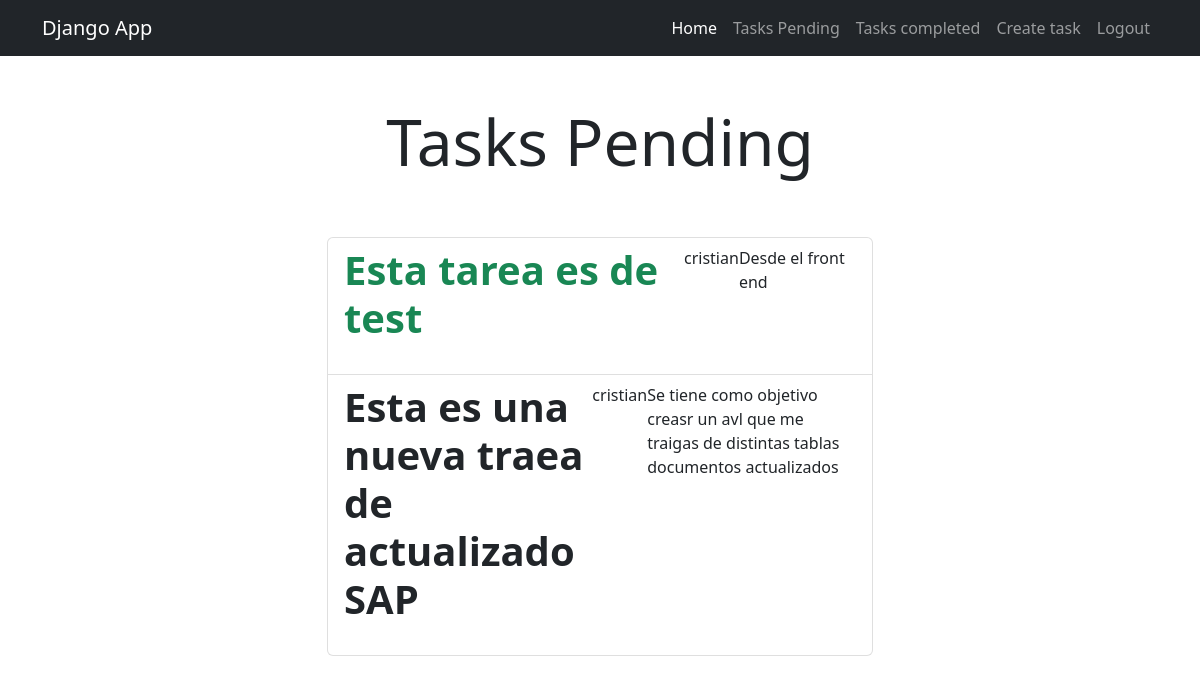
Page /tasks/ (signed in) on the earlier database version.
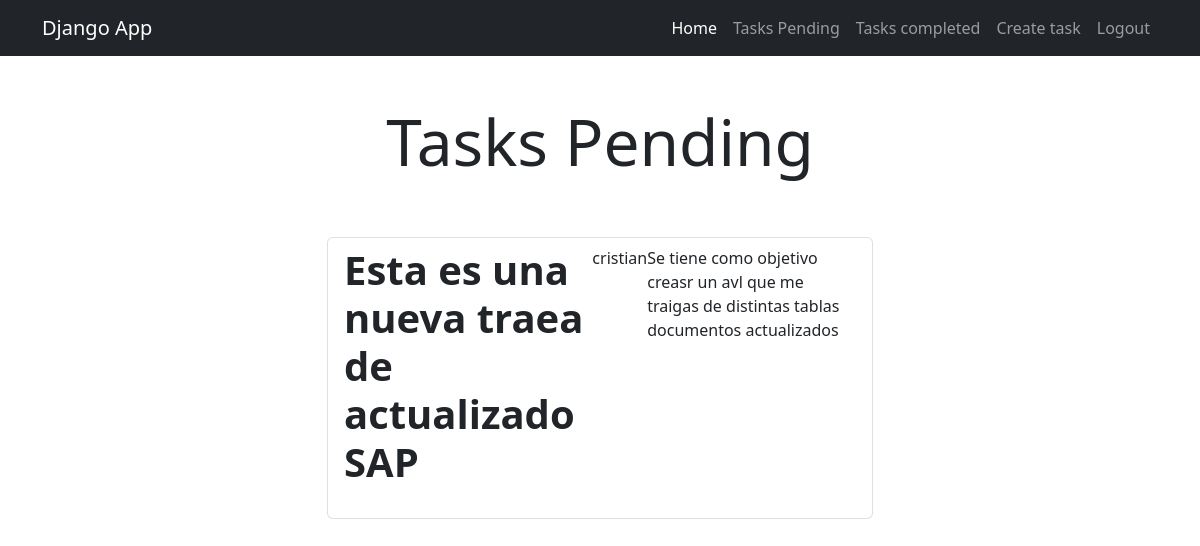
Same page on the later database version.
### tasks/models.py (models this page shows, shortened)
class Task(models.Model):
     title = models.CharField(max_length=100)
     description = models.TextField(blank=True)
     created = models.DateTimeField(auto_now_add=True)
     datecompleted = models.DateTimeField(null=True,blank=True)
     important = models.BooleanField(default=False)
     user = models.ForeignKey(User, on_delete=models.CASCADE)

### tasks/views.py (the view)
# urls.py: path('tasks/', views.tasks,name='tasks'),
@login_required
def tasks(request):
    tasks = Task.objects.filter(user=request.user, datecompleted__isnull=True)
    return render(request, "tasks.html", {"tasks": tasks})

### tasks/templates/tasks.html (shortened to what this page needs)
{% extends 'base.html' %}
{% block content %}
<main class="container">
  <div class="row">
    <div class="col-md-6 offset-md-3">
      <h1 class="text-center display-3 py-5">Tasks Pending</h1>
      <ul class="list-group">
       {% for task in tasks %}
       <a href="{% url 'tasks_detail' task.id %}" class="list-group-item">
        <header class="d-flex justify-content-between">
          {% if task.important %}
           <h1 class="fw-bold text-success">{{ task.title }}</h1>
           {% else %}
           <h1 class="fw-bold">{{ task.title }}</h1>
           {% endif %}
           <p>{{ task.user.username }}</p>
           <p>{{ task.description }}</p>
          </header>
        </a>
        {% endfor %}
      </ul>
    </div>
  </div>
</main>
{% endblock %}

Differences in the rows shown:
no longer on this page (row edited): Task: title "Esta tarea es de test", user.username "cristian", description "Desde el front end"
